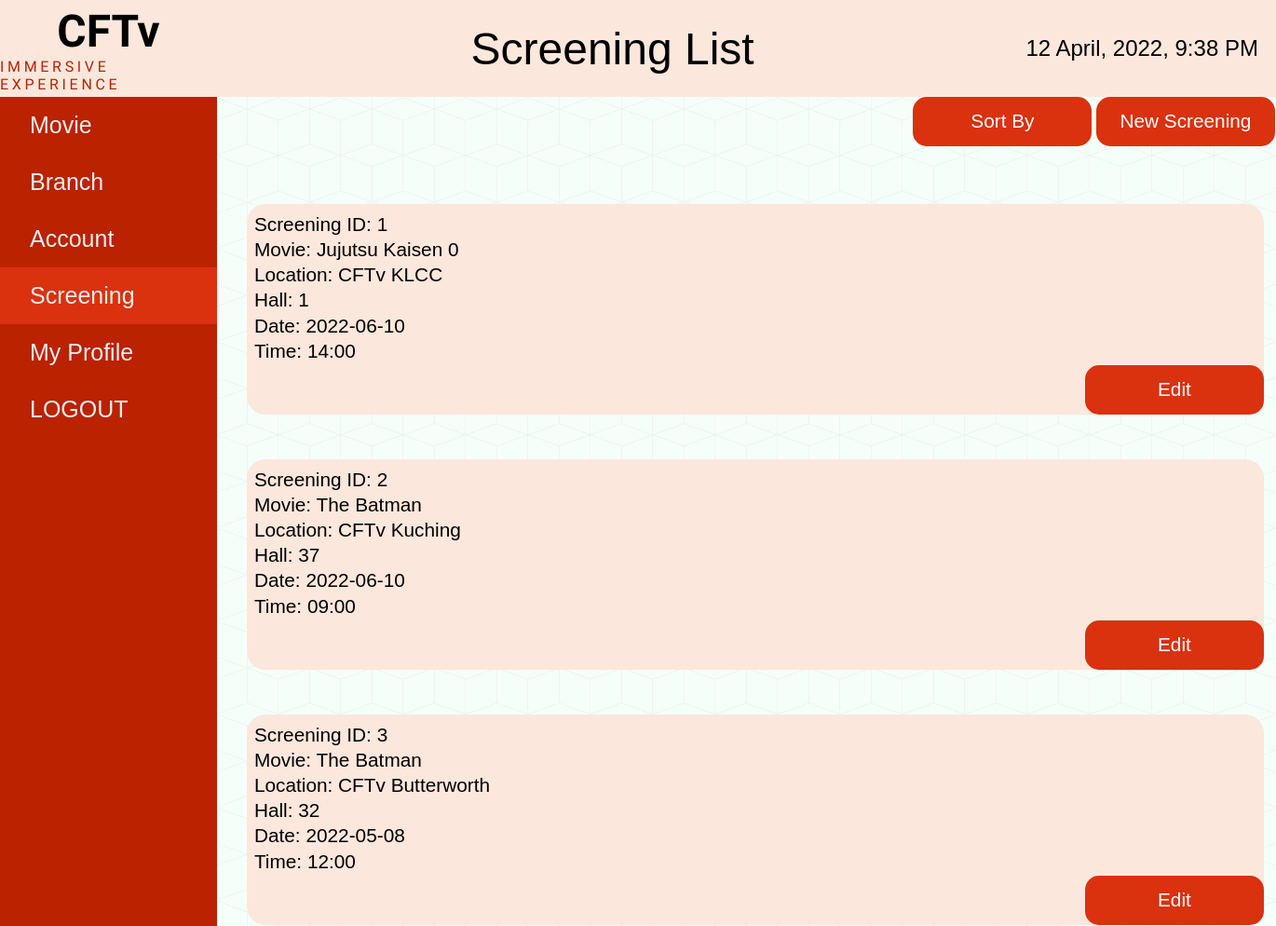
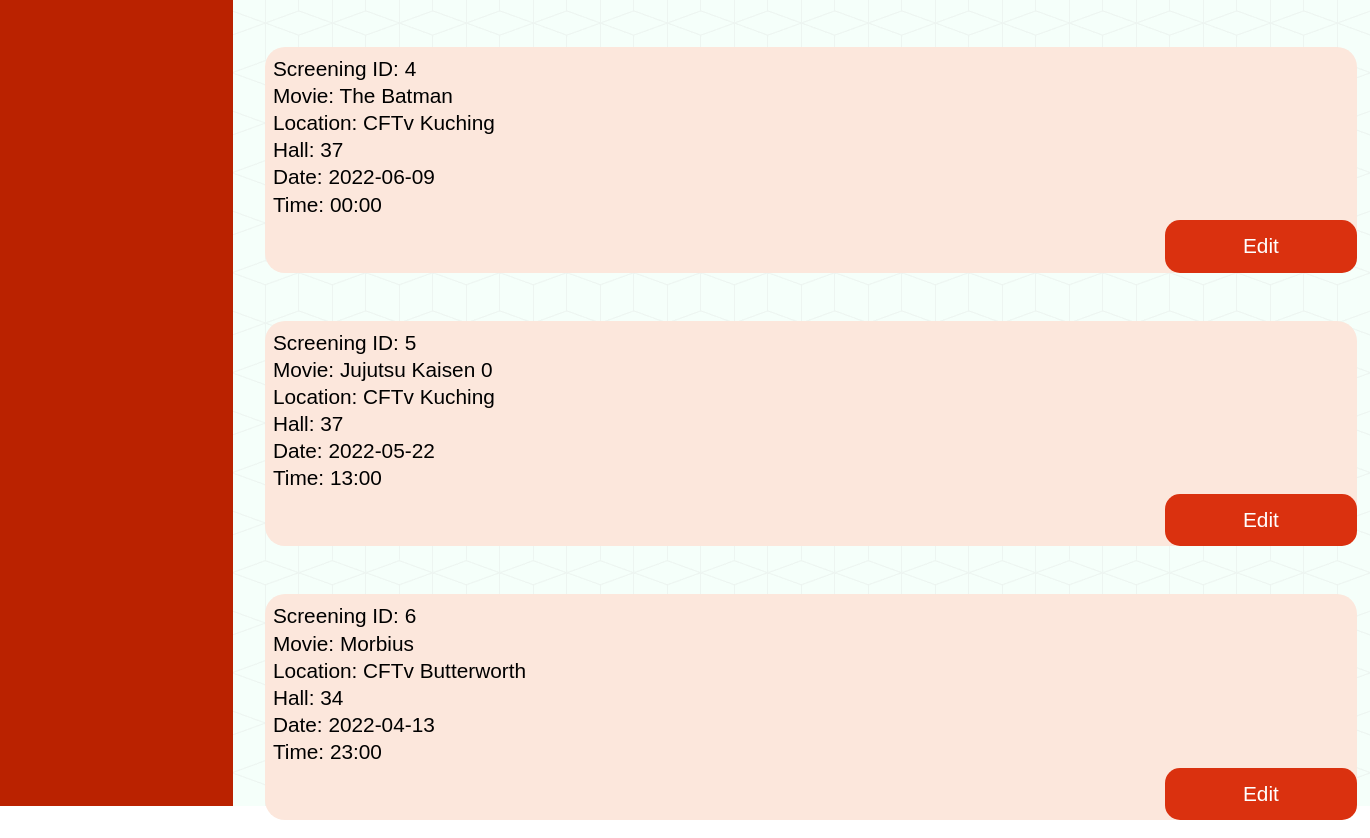
Page /screenList.php (signed in) on the committed database (2 pictures, top to bottom).
### tables this page shows
CREATE TABLE `screening` (
  `screening_id` int(11) NOT NULL,
  `screen_id` varchar(11) NOT NULL,
  `movie_id` int(11) NOT NULL,
  `branch_id` int(11) NOT NULL,
  `hall_id` int(11) NOT NULL,
  `screening_date` date NOT NULL,
  `screening_time` varchar(6) NOT NULL
);

CREATE TABLE `movie` (
  `movie_id` int(11) NOT NULL,
  `movie_poster` varchar(300) NOT NULL,
  `movie_name` varchar(300) NOT NULL,
  `movie_duration` varchar(20) NOT NULL,
  `movie_date` date NOT NULL,
  `movie_rating` int(11) NOT NULL,
  `movie_trailer` varchar(300) NOT NULL,
  `movie_desc` varchar(3000) NOT NULL,
  `movie_case` varchar(30) NOT NULL
);

CREATE TABLE `branch` (
  `br_id` int(11) NOT NULL,
  `branch_id` varchar(30) NOT NULL,
  `branch_name` varchar(300) NOT NULL,
  `branch_address` varchar(300) NOT NULL,
  `branch_image` varchar(300) DEFAULT NULL,
  `no_of_halls` int(11) NOT NULL,
  `hall_id` int(11) NOT NULL,
  `screening_id` int(11) DEFAULT NULL
);

### screenList.php (the view, shortened to what this page needs)
<?php
require_once 'config.php';
$fetch_screening = mysqli_query($connect, "select * from screening");
?>
<!DOCTYPE html>
<html lang="en">
	<head>
		<link rel="stylesheet" href="./styles/style.css" />
	</head>
	<body>
		<div class="navbar">
			<div class="logo">
				<h1>CFTv</h1>
				<p>IMMERSIVE EXPERIENCE</p>
			</div>
			<div class="heading">
				<h1>Screening List</h1>
			</div>
			<div class="date">
				<h2><?php echo date("j F, Y, g:i A") ?></h2>
			</div>
		</div>
		<div class="draw-body">
			<div class="drawer">
				<li><a href="./movieList.php">Movie</a></li>
				<li><a href="./branchList.php">Branch</a></li>
				<li><a href="./account-list.php">Account</a></li>
				<li class="active"><a href="./screenList.php">Screening</a></li>
				<li><a href="./profile.php">My Profile</a></li>
				<li><a href="branchList.php?logout" title="Log Out">LOGOUT</a></li>
			</div>
			<div class="content">
				<div class="button-b">
					<form method="post" action="#" style="display: inline;">
						<button type="submit" name="sort_screening">Sort By</button>
					</form>
					<button><a href="addScreen.php">New Screening</a></button>
				</div>
				<div class="main">
					 <?php
              while($screening = mysqli_fetch_assoc($fetch_screening)){
                $movie_det = mysqli_query($connect, "select * from movie where movie_id = '".$screening['movie_id']."' ");
                $movie = mysqli_fetch_assoc($movie_det);
                 $branch_det = mysqli_query($connect, "select * from branch where br_id = '".$screening['branch_id']."' ");
                $branch = mysqli_fetch_assoc($branch_det);
             ?>
					<div class="box-account">
						<div class="left">
							<li>Screening ID: <?php echo $screening['screen_id']; ?></li>
							<li>Movie: <?php echo $movie['movie_name']; ?></li>
							<li>Location: <?php echo $branch['branch_name']; ?></li>
							<li>Hall: <?php echo $screening['hall_id']; ?></li>
							<li>Date: <?php echo $screening['screening_date']; ?></li>
							<li>Time: <?php echo $screening['screening_time']; ?></li>
						</div>
						<button class="br_ed_btn"><a href="screenEdit.php?id=<?php echo $screening['screening_id']; ?>">Edit</a></button>
					</div>
					<br>
			<?php
		} ?>
				</div>
			</div>
		</div>
	</body>
</html>

### styles/style.css (style rules this page uses)
* { margin: 0; padding: 0; box-sizing: border-box; }
body { min-height: 100vh; font-family: 'Gill Sans', 'Gill Sans MT', Calibri, 'Trebuchet MS', sans-serif; }
.navbar { height: 13vh; display: grid; grid-template-columns: 17% auto 21%; background-color: #fce7dc; }
.navbar .logo, .heading, .date { display: flex; flex-direction: column; min-width: 100%; min-height: 100%; align-items: center; justify-content: center; }
.navbar .logo h1 { font-family: "Rajdhani"; font-size: 3rem; }
.navbar .logo p { font-family: "Rajdhani"; letter-spacing: 0.23rem; color: #ba2200; }
.navbar .heading h1 { font-size: 3rem; font-weight: 500; }
.navbar .date h2 { font-weight: 500; }
.draw-body { min-height: 87vh; display: grid; grid-template-columns: 17% auto; }
.draw-body .drawer { background-color: #ba2200; min-width: 100%; display: flex; flex-direction: column; font-size: 25px; }
.draw-body .drawer li { padding: 1rem 0; list-style: none; cursor: pointer; }
.draw-body .drawer .active { background-color: #da310f; }
.draw-body .drawer li a { padding-left: 2rem; text-decoration: none; color: #ededed; }
.draw-body .content { background-color: #f5fffa; background-image: url('../images/cubes.png'); display: grid; grid-template-rows: 12% auto; }
.draw-body .content button { height: 3.3rem; width: 12rem; border-radius: 15px; font-size: 1.3rem; background-color: #da310f; color: #fff; font-weight: 500; border: none; cursor: pointer; }
.content .main .box-account { background-color: #fce7dc; border-radius: 20px; margin: 0 2rem auto 2rem; padding: 2rem; width: auto; display: grid; grid-template-columns: 20% 60% auto; }
.content .main .box-account li { list-style: none; font-size: 1.3rem; margin-bottom: 0.1rem; padding-bottom: 0.1rem; padding-left: 0.5rem; }

### screenList.php (style rules this page uses)
a { text-decoration: none; color: white; }
.content .main .box-account { padding: 0px !important; margin-top: 30px !important; display: flow-root; }
button.br_ed_btn { margin-left: 900px; }
.left { padding-top: 10px; }
.button-b { float: right; text-align: right; margin: 0px 20px 0px 0px }
.draw-body .content { grid-template-rows: 5% auto; }

### rows in the picture
screening: screen "1", movie.movie_name "Jujutsu Kaisen 0", branch.branch_name "CFTv KLCC", hall "1", screening_date "2022-06-10", screening_time "14:00"
screening: screen "2", movie.movie_name "The Batman", branch.branch_name "CFTv Kuching", hall "37", screening_date "2022-06-10", screening_time "09:00"
screening: screen "3", movie.movie_name "The Batman", branch.branch_name "CFTv Butterworth", hall "32", screening_date "2022-05-08", screening_time "12:00"
screening: screen "4", movie.movie_name "The Batman", branch.branch_name "CFTv Kuching", hall "37", screening_date "2022-06-09", screening_time "00:00"
screening: screen "5", movie.movie_name "Jujutsu Kaisen 0", branch.branch_name "CFTv Kuching", hall "37", screening_date "2022-05-22", screening_time "13:00"
screening: screen "6", movie.movie_name "Morbius", branch.branch_name "CFTv Butterworth", hall "34", screening_date "2022-04-13", screening_time "23:00"
